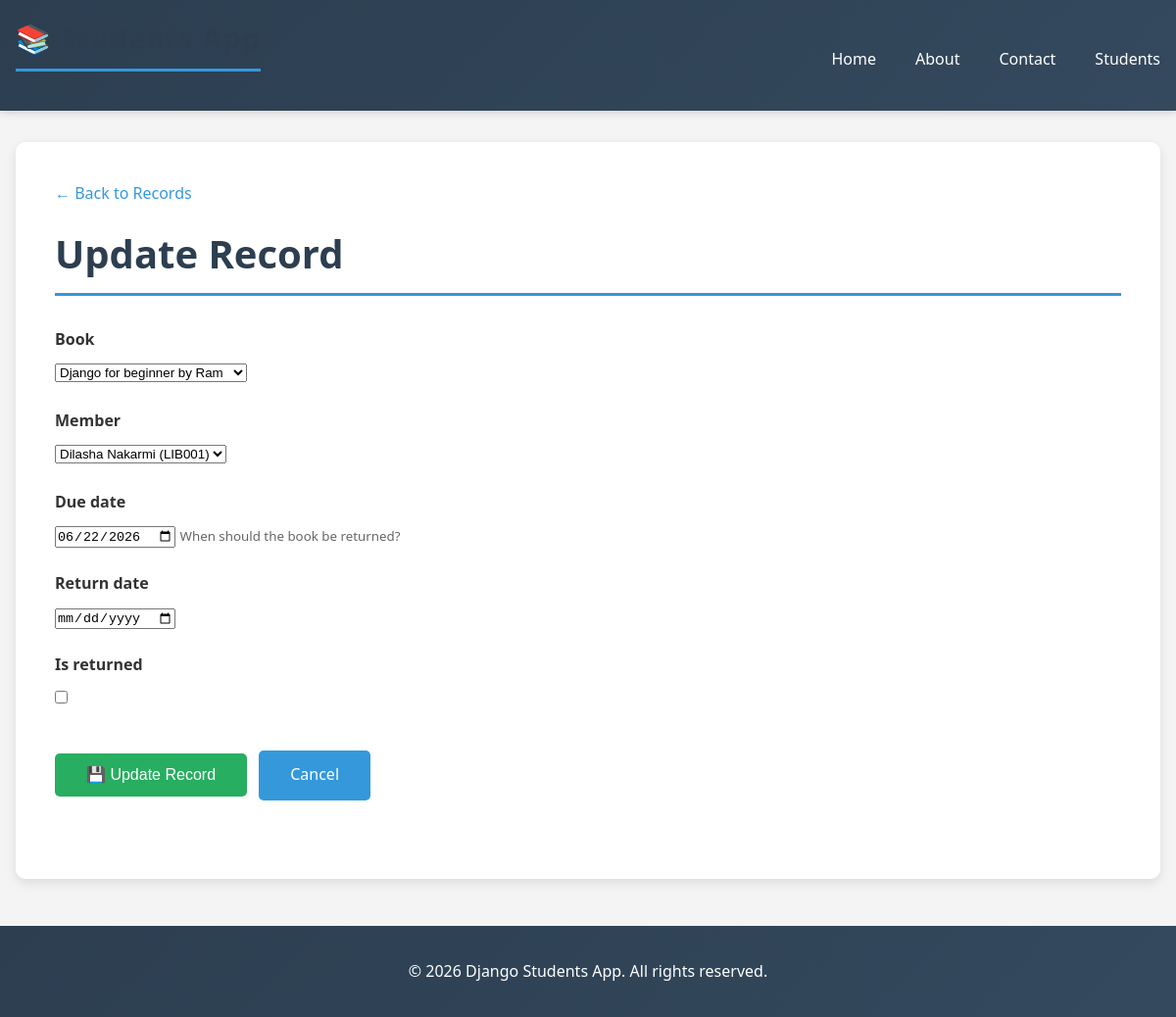
Page /library/borrow/1/update/ on the committed database.
### library/models.py (models this page shows, shortened)
class BorrowRecord(models.Model):
    book = models.ForeignKey(Book, on_delete=models.CASCADE, related_name='borrow_records')
    member = models.ForeignKey(Member, on_delete=models.CASCADE, related_name='borrow_records')
    checkout_date = models.DateTimeField(auto_now_add=True)
    due_date = models.DateField()
    return_date = models.DateField(null=True, blank=True)
    is_returned = models.BooleanField(default=False)
    class Meta:
        ordering = ['-checkout_date']

### library/views.py (the view)
# urls.py: path('borrow/<int:pk>/update/', BorrowRecordUpdateView.as_view(), name='borrowrecord_update'),
class BorrowRecordUpdateView(UpdateView):
    model = BorrowRecord
    form_class = BorrowRecordForm
    template_name = 'library/borrowrecord_form.html'
    success_url = reverse_lazy('library:borrowrecord_list')

### library/forms.py
class BorrowRecordForm(forms.ModelForm):
    due_date = forms.DateField(
        widget=forms.DateInput(attrs={'type': 'date'}),
        help_text='When should the book be returned?'
    )
    class Meta:
        model = BorrowRecord
        fields = ['book', 'member', 'due_date', 'return_date', 'is_returned']
        widgets = {
            'book': forms.Select(attrs={'class': 'form-control'}),
            'member': forms.Select(attrs={'class': 'form-control'}),
            'return_date': forms.DateInput(attrs={'type': 'date', 'class': 'form-control'}),
            'is_returned': forms.CheckboxInput(attrs={'class': 'form-check-input'}),
        }

### library/models.py (called while the page is built)
    def __str__(self):
        return f"{self.title} by {self.author}"

    def __str__(self):
        return f"{self.first_name} {self.last_name} ({self.membership_id})"

### library/templates/library/borrowrecord_form.html (shortened to what this page needs)
{% extends "base.html" %}
{% block content %}
    <a href="{% url 'library:borrowrecord_list' %}" style="color: #3498db; margin-bottom: 1rem; display: inline-block;">
        ← Back to Records
    </a>
    <h1>{% if form.instance.pk %}Update Record{% else %}Create Borrow Record{% endif %}</h1>
    <form method="post" style="max-width: 600px; margin: 2rem 0;">
        {% for field in form %}
            <div style="margin: 1.5rem 0;">
                <label style="display: block; margin-bottom: 0.5rem; font-weight: bold;">{{ field.label }}</label>
                {{ field }}
                {% if field.help_text %}<small style="color: #666;">{{ field.help_text|safe }}</small>{% endif %}
            </div>
        {% endfor %}
        <div style="margin: 2rem 0;">
            <button type="submit" class="btn btn-primary" style="background-color: #27ae60; padding: 0.8rem 2rem;">
                {% if form.instance.pk %}💾 Update Record{% else %}➕ Create Record{% endif %}
            </button>
            <a href="{% url 'library:borrowrecord_list' %}" class="btn btn-primary" style="padding: 0.8rem 2rem;">Cancel</a>
        </div>
    </form>
{% endblock %}

### students/static/students/css/style.css (style rules this page uses)
* { margin: 0; padding: 0; box-sizing: border-box; }
body { font-family: 'Segoe UI', Tahoma, Geneva, Verdana, sans-serif; background-color: #f4f4f4; color: #333; line-height: 1.6; }
a { color: #3498db; text-decoration: none; transition: color 0.3s ease; }
h1 { font-size: 2.5rem; color: #2c3e50; margin-bottom: 1.5rem; border-bottom: 3px solid #3498db; padding-bottom: 0.5rem; }
.btn { display: inline-block; padding: 0.8rem 1.5rem; background-color: #3498db; color: white; border: none; border-radius: 5px; cursor: pointer; transition: all 0.3s ease; font-size: 1rem; margin: 0.5rem 0.5rem 0.5rem 0; }
.btn-primary { background-color: #3498db; }

### rows in the picture
BorrowRecord: form "Django for beginner by Ram" "Dilasha Nakarmi (LIB001)" "06/22/2026"

### other values in the picture
{{ field.label }} "Book" "Member" "Due date" "Return date" "Is returned"
{{ field.help_text|safe }} "When should the book be returned?"
